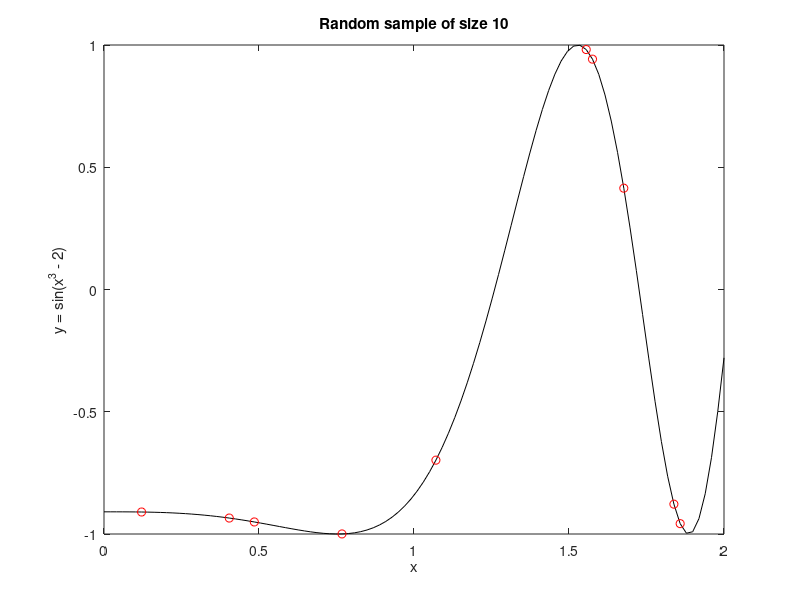
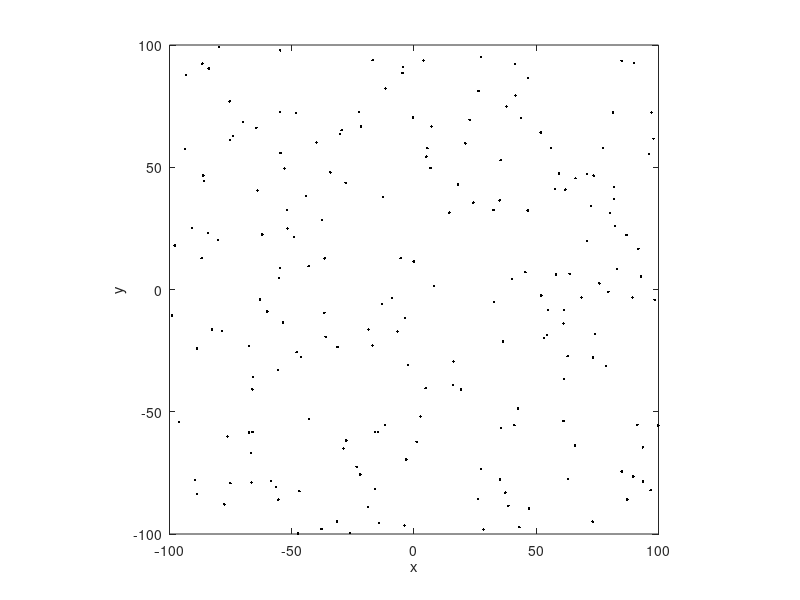
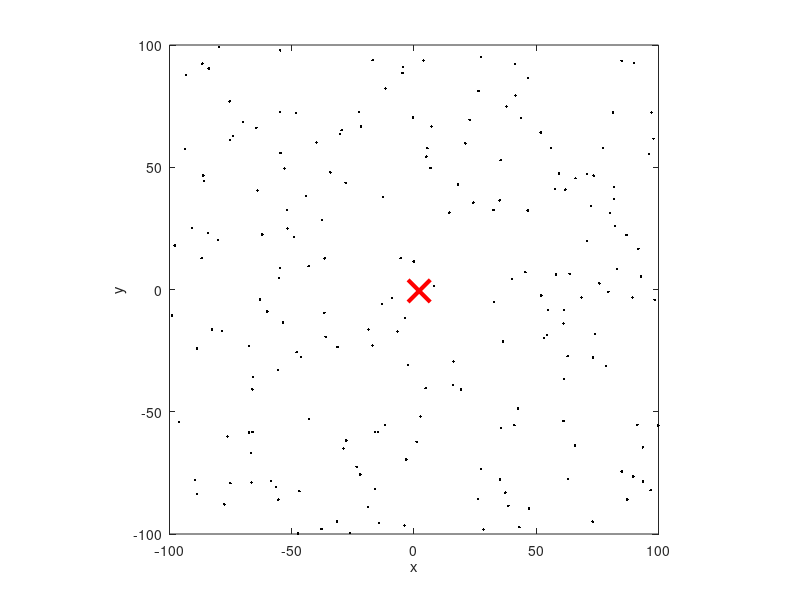
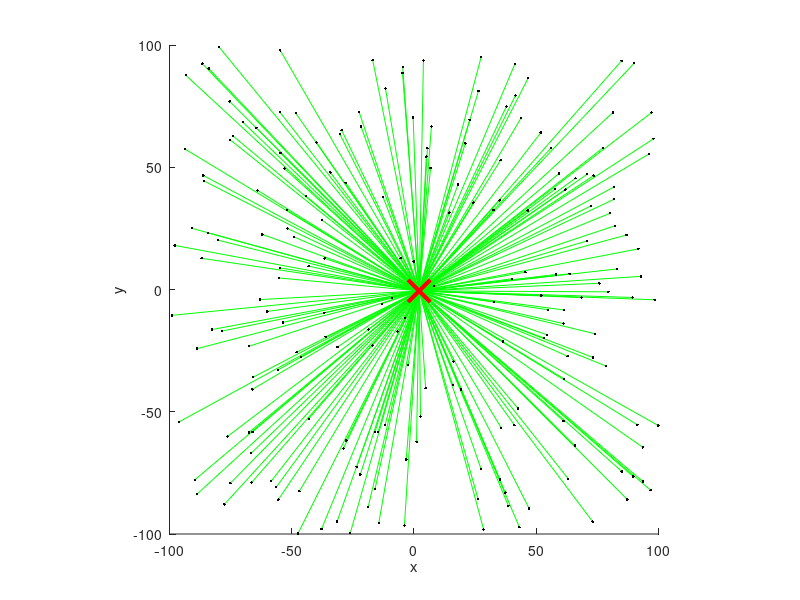

The MATLAB script that drew these images, in order: (Note: this script raises an error after producing the figures.)
clear
close all
clc

%Q.1.a
x = linspace(0,2,100);
y = sin((x.^3)-2);
%plot line
figure, plot(x,y,'k-')
hold on
rannum = randperm(100,10);
%plot points
plot(x(rannum),y(rannum),'ro')

xlabel('x')
ylabel('y = sin(x^3 - 2)')
title('Random sample of size 10')
hold off

%Q.1.b.i
x = rand(200,1)*200-100;
y = rand(200,1)*200-100; 
figure, plot(x,y,'k.')

hold on
xlabel('x')
ylabel('y')
axis square
hold off

%Q.1.b.ii
xmean = mean(x);
ymean = mean(y);
figure, plot(xmean,ymean,'xr','LineWidth',3,'MarkerSize',16)

hold on
plot(x,y,'k.')
xlabel('x')
ylabel('y')
axis square
hold off

%Q.1.b.iii
figure, 
hold on
arrayfun(@(i,j) plot([i,xmean], [j,ymean],'g'),x,y)

plot(x,y,'k.')
plot(xmean,ymean,'xr','LineWidth',3,'MarkerSize',16)
xlabel('x')
ylabel('y')
axis square
hold off

%Q.1.b.iv
figure, 
hold on
arrayfun(@(i,j) howClose(i,j,xmean,ymean),x,y)

plot(x,y,'k.')
plot(xmean,ymean,'xr','LineWidth',3,'MarkerSize',16)
xlabel('x')
ylabel('y')
axis square
hold off

function howClose(i,j,n,m) 
    if pdist([i,j;n,m],'euclidean') < 50
        plot([i,n], [j,m],'b')
    end
end

